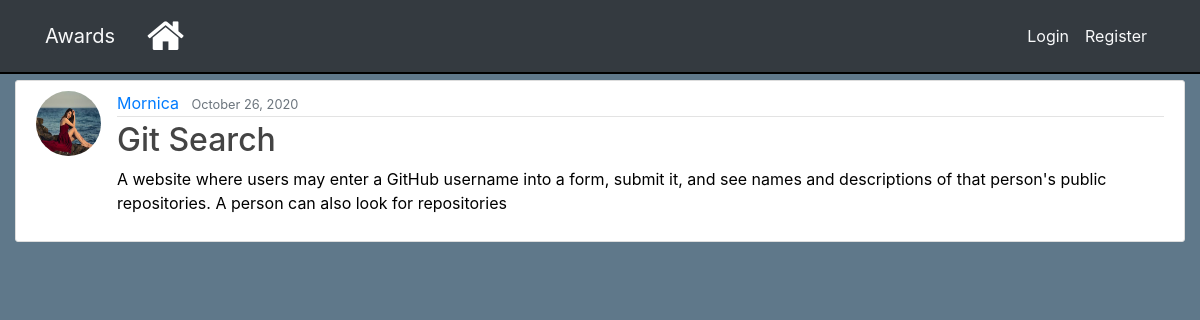
Screenshot of /post/15/ with the database file from the repository.
### awwardapp/models.py (models this page shows, shortened)
class post(models.Model):
    title = models.CharField(max_length=100)
    caption = models.TextField()
    date_posted = models.DateTimeField(default=timezone.now)
    owner = models.ForeignKey(User, on_delete=models.CASCADE)
    image = models.ImageField(upload_to='posts/')
    url = models.CharField(max_length=50, blank=True)

### users/models.py (models this page shows, shortened)
class Profile(models.Model):
    user = models.OneToOneField(User, on_delete=models.CASCADE)
    image = models.ImageField(default='default.jpg', upload_to='profile_pics')

### awwardapp/views.py (the view)
# urls.py: path('post/<int:pk>/', PostDetailView.as_view(), name='post-detail'),
class PostDetailView(DetailView):
    model = post

### awwardapp/templates/awwardapp/post_detail.html (shortened to what this page needs)
{% extends "awwardapp/base.html" %}
{% block content %}
    <article class="media content-section">
        <img class="rounded-circle article-img" src="{{ object.owner.profile.image.url }}">
        <div class="media-body">
            <div class="article-metadata">
                <a class="mr-2" href="#">{{ object.owner }}</a>
                <small class="text-muted">{{ object.date_posted|date:"F d, Y" }}</small>
            </div>
            <h2 class="article-title">{{ object.title }}</h2>
            <p class="article-content">{{ object.caption }}</p>
        </div>
    </article>
{% endblock content %}

### awwardapp/static/awwardapp/main.css (style rules this page uses)
body { background:#5f788a; color:black; margin-top: 5rem; }
h1, h2, h3, h4, h5, h6 { color: #444444; }
.content-section { background: #ffffff; padding: 10px 20px; border: 1px solid #dddddd; border-radius: 3px; margin-bottom: 20px; }
.article-title { color: #444444; }
.article-content { white-space: pre-line; }
.article-img { height: 65px; width: 65px; margin-right: 16px; }
.article-metadata { padding-bottom: 1px; margin-bottom: 4px; border-bottom: 1px solid #e3e3e3 }

### rows the page displays
post: owner.profile.image (picture), owner "Mornica", date_posted "October 26, 2020", title "Git Search", caption "A website where users may enter a GitHub username into a form, submit it, and see names and descriptions of that person's public repositories. A person can also look for repositories"
